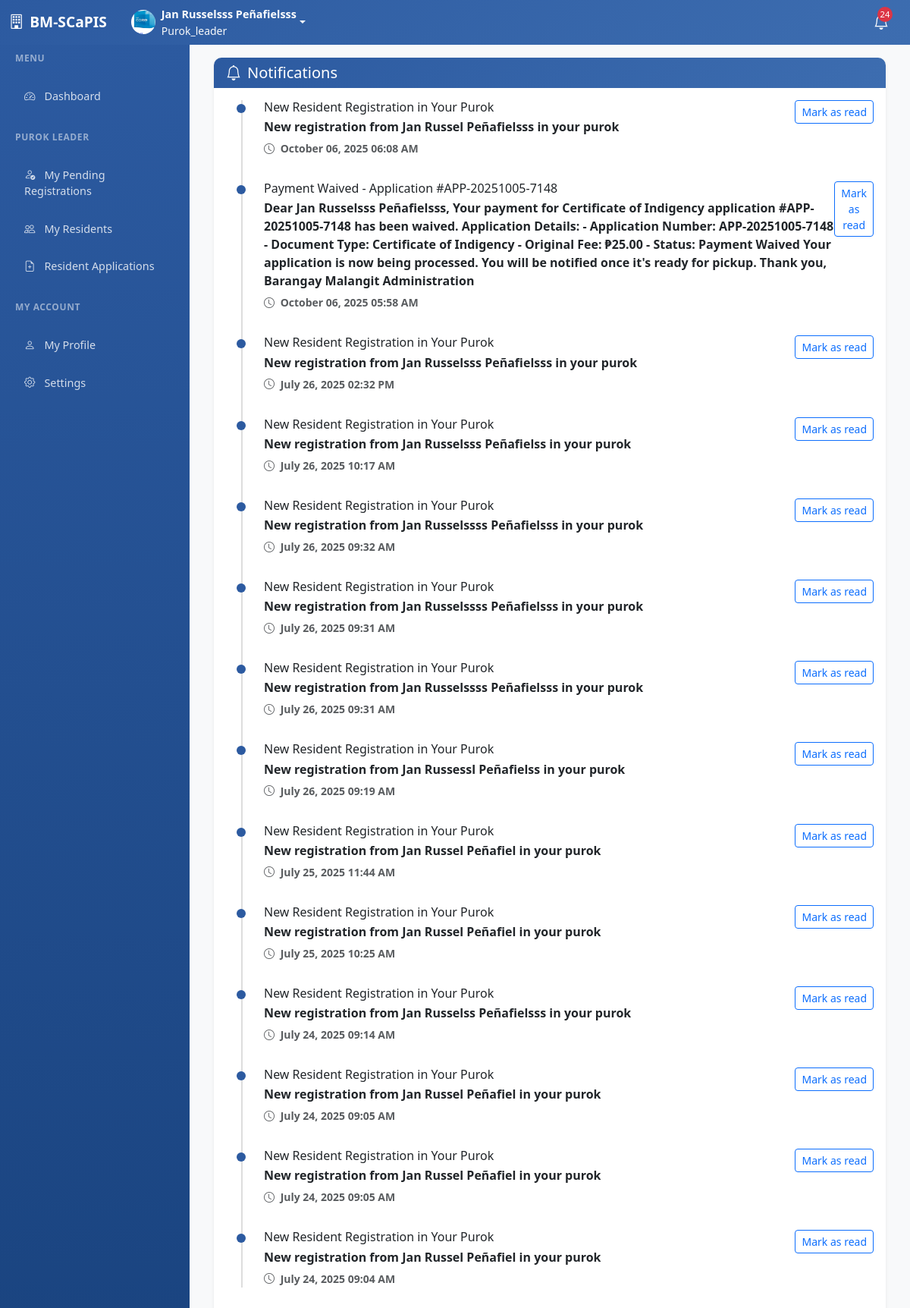
/notifications.php (signed in), run on the app's committed database.
### tables this page shows
CREATE TABLE `users` (
  `id` int(11) NOT NULL,
  `username` varchar(50) NOT NULL,
  `password` varchar(255) NOT NULL,
  `role` enum('resident','purok_leader','admin') NOT NULL,
  `status` enum('pending','approved','disapproved') DEFAULT 'pending',
  `first_name` varchar(100) NOT NULL,
  `middle_name` varchar(100) DEFAULT NULL,
  `last_name` varchar(100) NOT NULL,
  `suffix` varchar(20) DEFAULT NULL,
  `birthdate` date DEFAULT NULL,
  `age` int(11) DEFAULT NULL,
  `gender` enum('Male','Female','Other') NOT NULL,
  `civil_status` enum('Single','Married','Divorced','Widowed') NOT NULL,
  `contact_number` varchar(15) DEFAULT NULL,
  `email` varchar(100) DEFAULT NULL,
  `purok_id` int(11) DEFAULT NULL,
  `address` text DEFAULT NULL,
  `occupation` varchar(100) DEFAULT NULL,
  `monthly_income` decimal(10,2) DEFAULT NULL,
  `emergency_contact_name` varchar(100) DEFAULT NULL,
  `emergency_contact_number` varchar(15) DEFAULT NULL,
  `profile_picture` varchar(255) DEFAULT NULL,
  `valid_id_front` varchar(255) DEFAULT NULL,
  `valid_id_back` varchar(255) DEFAULT NULL,
  `purok_leader_approval` enum('pending','approved','disapproved') DEFAULT 'pending',
  `admin_approval` enum('pending','approved','disapproved') DEFAULT 'pending',
  `purok_leader_remarks` text DEFAULT NULL,
  `admin_remarks` text DEFAULT NULL,
  `approved_by_purok_leader` int(11) DEFAULT NULL,
  `approved_by_admin` int(11) DEFAULT NULL,
  `approved_at` timestamp NULL DEFAULT NULL,
  `sms_notifications` tinyint(1) DEFAULT 1,
  `email_notifications` tinyint(1) DEFAULT 1,
  `created_at` timestamp NOT NULL DEFAULT current_timestamp(),
  `updated_at` timestamp NOT NULL DEFAULT current_timestamp() ON UPDATE current_timestamp()
);

CREATE TABLE `system_notifications` (
  `id` int(11) NOT NULL,
  `type` varchar(50) NOT NULL,
  `title` varchar(200) NOT NULL,
  `message` text NOT NULL,
  `target_role` enum('admin','purok_leader','all') NOT NULL,
  `target_user_id` int(11) DEFAULT NULL,
  `is_read` tinyint(1) DEFAULT 0,
  `metadata` longtext DEFAULT NULL CHECK (json_valid(`metadata`)),
  `created_at` timestamp NOT NULL DEFAULT current_timestamp(),
  `read_at` timestamp NULL DEFAULT NULL
);

### config.php (called while the page is built, shortened)
<?php
try {
    $pdo = new PDO("mysql:host=" . DB_HOST . ";dbname=" . DB_NAME . ";charset=utf8mb4", DB_USERNAME, DB_PASSWORD);
    $pdo->setAttribute(PDO::ATTR_ERRMODE, PDO::ERRMODE_EXCEPTION);
    $pdo->setAttribute(PDO::ATTR_DEFAULT_FETCH_MODE, PDO::FETCH_ASSOC);
} catch(PDOException $e) {
    die("Database connection failed: " . $e->getMessage());
}
function isLoggedIn() {
    global $pdo;
    try {
        $stmt = $pdo->prepare("SELECT id FROM users WHERE id = ?");
        $stmt->execute([$_SESSION['user_id']]);
        return true;
    } catch (PDOException $e) {
        return false;
    }
}
function getCurrentUser() {
    global $pdo;
    if (!isLoggedIn()) {
        return null;
    }
    $stmt = $pdo->prepare("SELECT * FROM users WHERE id = ?");
    $stmt->execute([$_SESSION['user_id']]);
    return $stmt->fetch();
}
require_once 'sms_functions.php';
function getUnreadNotifications($userId = null, $role = null) {
    global $pdo;
    $sql = "SELECT * FROM system_notifications WHERE is_read = 0";
    $params = [];
    if ($userId) {
        $sql .= " AND (target_user_id = ? OR target_role = ? OR target_role = 'all')";
        $params = [$userId, $role];
    } elseif ($role) {
        $sql .= " AND (target_role = ? OR target_role = 'all')";
        $params = [$role];
    }
    $sql .= " ORDER BY created_at DESC";
    $stmt = $pdo->prepare($sql);
    $stmt->execute($params);
    return $stmt->fetchAll();
}
?>

### notifications.php (the view, shortened to what this page needs)
<?php
require_once 'config.php';
require_once 'header.php';
require_once 'sidebar.php';
$user_id = $_SESSION['user_id'];
$role = $_SESSION['role'];
$sql = "SELECT sn.*, u.first_name, u.last_name, DATE_FORMAT(sn.created_at, '%M %d, %Y %h:%i %p') as formatted_date
        FROM system_notifications sn
        LEFT JOIN users u ON u.id = sn.target_user_id
        WHERE (sn.target_role = ? OR sn.target_role = 'all'";
if ($role == 'resident') {
    $sql .= " OR sn.target_user_id = ?)";
    $params = [$role, $user_id];
} else {
    $sql .= ")";
    $params = [$role];
}
$sql .= " ORDER BY sn.created_at DESC";
$stmt = $pdo->prepare($sql);
$stmt->execute($params);
$notifications = $stmt->fetchAll(PDO::FETCH_ASSOC);
?>
<div class="content-wrapper">
    <div class="container-fluid">
        <div class="row">
            <div class="col-12">
                <div class="card fade-in">
                    <div class="card-header">
                        <h5 class="card-title mb-0">
                            <i class="bi bi-bell me-2"></i>Notifications
                        </h5>
                    </div>
                <div class="card-body">
                    <?php if (empty($notifications)): ?>
                        <div class="text-center py-5">
                            <i class="bi bi-bell-slash text-muted" style="font-size: 3rem;"></i>
                            <p class="mt-3 text-muted">No notifications found</p>
                        </div>
                    <?php else: ?>
                        <div class="timeline">
                            <?php foreach ($notifications as $notification): ?>
                                <div class="timeline-item <?php echo $notification['is_read'] ? 'text-muted' : 'fw-bold'; ?>">
                                    <div class="d-flex justify-content-between align-items-start">
                                        <div>
                                            <h6 class="mb-1"><?php echo htmlspecialchars($notification['title']); ?></h6>
                                            <p class="mb-1"><?php echo htmlspecialchars($notification['message']); ?></p>
                                            <small class="text-muted">
                                                <i class="bi bi-clock me-1"></i>
                                                <?php echo $notification['formatted_date']; ?>
                                            </small>
                                        </div>
                                        <?php if (!$notification['is_read']): ?>
                                            <button class="btn btn-sm btn-outline-primary mark-read"
                                                    data-notification-id="<?php echo $notification['id']; ?>">
                                                Mark as read
                                            </button>
                                        <?php endif; ?>
                                    </div>
                                </div>
                            <?php endforeach; ?>
                        </div>
                    <?php endif; ?>
                </div>
            </div>
        </div>
    </div>
</div>

### sidebar.php (shortened to what this page needs)
<?php
if (!isLoggedIn()) {
    ?>
    <nav class="navbar navbar-expand-lg navbar-dark fixed-top" style="background: linear-gradient(135deg, var(--primary-color), #3d6db0);">
        <div class="container">
            <a class="navbar-brand" href="index.php">
                <i class="bi bi-building me-2"></i><?php echo SYSTEM_NAME; ?>
            </a>
            <button class="navbar-toggler" type="button" data-bs-toggle="collapse" data-bs-target="#navbarNav">
                <span class="navbar-toggler-icon"></span>
            </button>
            <div class="collapse navbar-collapse" id="navbarNav">
                <ul class="navbar-nav ms-auto">
                    <li class="nav-item">
                        <a class="nav-link" href="index.php">
                            <i class="bi bi-house me-2"></i>Home
                        </a>
                    </li>
                    <li class="nav-item">
                        <a class="nav-link" href="about.php">
                            <i class="bi bi-info-circle me-2"></i>About
                        </a>
                    </li>
                    <li class="nav-item">
                        <a class="nav-link" href="services.php">
                            <i class="bi bi-list-ul me-2"></i>Services
                        </a>
                    </li>
                    <li class="nav-item">
                        <a class="nav-link" href="contact.php">
                            <i class="bi bi-telephone me-2"></i>Contact
                        </a>
                    </li>
                    <li class="nav-item">
                        <a class="nav-link" href="login.php">
                            <i class="bi bi-box-arrow-in-right me-2"></i>Login
                        </a>
                    </li>
                    <li class="nav-item">
                        <a class="btn btn-outline-light ms-2" href="register.php">
                            <i class="bi bi-person-plus me-2"></i>Register
                        </a>
                    </li>
                </ul>
            </div>
        </div>
    </nav>
    <?php
} else {
    $currentUser = getCurrentUser();
    $unreadNotifications = getUnreadNotifications($_SESSION['user_id'], $_SESSION['role']);
    $notificationCount = count($unreadNotifications);
    ?>
    <nav class="navbar navbar-expand-lg navbar-dark fixed-top" style="background: linear-gradient(135deg, var(--primary-color), #3d6db0);">
        <div class="container-fluid">
            <a class="navbar-brand" href="dashboard.php">
                <i class="bi bi-building me-2"></i><?php echo SYSTEM_NAME; ?>
            </a>
            <div class="dropdown ms-3">
                <a class="nav-link dropdown-toggle text-white d-flex align-items-center" href="#" data-bs-toggle="dropdown">
                    <div class="me-2">
                        <?php if ($currentUser['profile_picture']): ?>
                            <img src="uploads/profiles/<?php echo htmlspecialchars($currentUser['profile_picture']); ?>"
                                 alt="Profile" class="rounded-circle" width="32" height="32">
                        <?php endif; ?>
                    </div>
                    <div class="d-none d-md-block">
                        <div class="fw-bold" style="font-size: 0.9rem;">
                            <?php echo htmlspecialchars($currentUser['first_name'] . ' ' . $currentUser['last_name']); ?>
                        </div>
                        <div class="small text-light">
                            <?php echo ucfirst($currentUser['role']); ?>
                        </div>
                    </div>
                </a>
            </div>
            <div class="d-flex align-items-center ms-auto">
                <div class="dropdown me-3">
                    <a class="nav-link position-relative text-white" href="#" data-bs-toggle="dropdown">
                        <i class="bi bi-bell fs-5"></i>
                        <?php if ($notificationCount > 0): ?>
                            <span class="notification-badge"><?php echo min($notificationCount, 99); ?></span>
                        <?php endif; ?>
                    </a>
                </div>
            </div>
        </div>
    </nav>
    <div class="sidebar" id="sidebar">
        <div class="sidebar-inner">
                <div class="nav-section">
                    <div class="nav-section-title">MENU</div>
                    <ul class="nav flex-column">
                        <li class="nav-item">
                            <a class="nav-link <?php echo basename($_SERVER['PHP_SELF']) === 'dashboard.php' ? 'active' : ''; ?>"
                               href="dashboard.php">
                                <i class="bi bi-speedometer2"></i>Dashboard
                            </a>
                        </li>
                    </ul>
                </div>
                <?php if ($_SESSION['role'] === 'resident'): ?>
                <div class="nav-section">
                    <div class="nav-section-title">DOCUMENTS</div>
                    <ul class="nav flex-column">
                        <li class="nav-item">
                            <a class="nav-link <?php echo basename($_SERVER['PHP_SELF']) === 'apply.php' ? 'active' : ''; ?>"
                               href="apply.php">
                                <i class="bi bi-file-earmark-plus"></i>Apply for Document
                            </a>
                        </li>
                    </ul>
                </div>
                <div class="nav-section">
                    <div class="nav-section-title">MY ACCOUNT</div>
                    <ul class="nav flex-column">
                        <li class="nav-item">
                            <a class="nav-link <?php echo basename($_SERVER['PHP_SELF']) === 'profile.php' ? 'active' : ''; ?>"
                               href="profile.php">
                                <i class="bi bi-person"></i>My Profile
                            </a>
                        </li>
                        <li class="nav-item">
                            <a class="nav-link <?php echo basename($_SERVER['PHP_SELF']) === 'settings.php' ? 'active' : ''; ?>"
                               href="settings.php">
                                <i class="bi bi-gear"></i>Settings
                            </a>
                        </li>
                    </ul>
                </div>
                <?php elseif ($_SESSION['role'] === 'purok_leader'): ?>
                <div class="nav-section">
                    <div class="nav-section-title">PUROK LEADER</div>
                    <ul class="nav flex-column">
                        <li class="nav-item">
                            <a class="nav-link <?php echo basename($_SERVER['PHP_SELF']) === 'my_pending_registration.php' ? 'active' : ''; ?>"
                               href="my_pending_registration.php">
                                <i class="bi bi-person-check"></i>My Pending Registrations
                            </a>
                        </li>
                        <li class="nav-item">
                            <a class="nav-link <?php echo basename($_SERVER['PHP_SELF']) === 'my_residents.php' ? 'active' : ''; ?>"
                               href="my_residents.php">
                                <i class="bi bi-people"></i>My Residents
                            </a>
                        </li>
                        <li class="nav-item">
                            <a class="nav-link <?php echo basename($_SERVER['PHP_SELF']) === 'my_resident_application.php' ? 'active' : ''; ?>"
                               href="my_resident_application.php">
                                <i class="bi bi-file-earmark-plus"></i>Resident Applications
                            </a>
                        </li>
                    </ul>
                </div>
                <div class="nav-section">
                    <div class="nav-section-title">MY ACCOUNT</div>
                    <ul class="nav flex-column">
                        <li class="nav-item">
                            <a class="nav-link <?php echo basename($_SERVER['PHP_SELF']) === 'profile.php' ? 'active' : ''; ?>"
                               href="profile.php">
                                <i class="bi bi-person"></i>My Profile
                            </a>
                        </li>
                        <li class="nav-item">
                            <a class="nav-link <?php echo basename($_SERVER['PHP_SELF']) === 'settings.php' ? 'active' : ''; ?>"
                               href="settings.php">
                                <i class="bi bi-gear"></i>Settings
                            </a>
                        </li>
                    </ul>
                </div>
                <?php endif; ?>
            </div>
        </div>
    <?php
}
?>

### data on the page
users: profile_picture (picture), first_name+last_name "Jan Russelsss Peñafielsss", role "Purok_leader"
system_notifications: title "New Resident Registration in Your Purok", message "New registration from Jan Russel Peñafielsss in your purok", formatted_date "October 06, 2025 06:08 AM"
system_notifications: title "Payment Waived - Application #APP-20251005-7148", message "Dear Jan Russelsss Peñafielsss, Your payment for Certificate of Indigency application #APP-20251005-7148 has been waived. Application Details: - Application Number: APP-20251005-7148 - Document Type: Certificate of Indigency - Original Fee: ₱25.00 - Status: Payment Waived Your application is now being processed. You will be notified once it's ready for pickup. Thank you, Barangay Malangit Administration", formatted_date "October 06, 2025 05:58 AM"
system_notifications: title "New Resident Registration in Your Purok", message "New registration from Jan Russelsss Peñafielsss in your purok", formatted_date "July 26, 2025 02:32 PM"
system_notifications: title "New Resident Registration in Your Purok", message "New registration from Jan Russelsss Peñafielss in your purok", formatted_date "July 26, 2025 10:17 AM"
system_notifications: title "New Resident Registration in Your Purok", message "New registration from Jan Russelssss Peñafielsss in your purok", formatted_date "July 26, 2025 09:32 AM"
system_notifications: title "New Resident Registration in Your Purok", message "New registration from Jan Russelssss Peñafielsss in your purok", formatted_date "July 26, 2025 09:31 AM"
system_notifications: title "New Resident Registration in Your Purok", message "New registration from Jan Russelssss Peñafielsss in your purok", formatted_date "July 26, 2025 09:31 AM"
system_notifications: title "New Resident Registration in Your Purok", message "New registration from Jan Russessl Peñafielss in your purok", formatted_date "July 26, 2025 09:19 AM"
system_notifications: title "New Resident Registration in Your Purok", message "New registration from Jan Russel Peñafiel in your purok", formatted_date "July 25, 2025 11:44 AM"
system_notifications: title "New Resident Registration in Your Purok", message "New registration from Jan Russel Peñafiel in your purok", formatted_date "July 25, 2025 10:25 AM"
system_notifications: title "New Resident Registration in Your Purok", message "New registration from Jan Russelss Peñafielsss in your purok", formatted_date "July 24, 2025 09:14 AM"
system_notifications: title "New Resident Registration in Your Purok", message "New registration from Jan Russel Peñafiel in your purok", formatted_date "July 24, 2025 09:05 AM"
system_notifications: title "New Resident Registration in Your Purok", message "New registration from Jan Russel Peñafiel in your purok", formatted_date "July 24, 2025 09:05 AM"
system_notifications: title "New Resident Registration in Your Purok", message "New registration from Jan Russel Peñafiel in your purok", formatted_date "July 24, 2025 09:04 AM"

### other printed values
SYSTEM_NAME "BM-SCaPIS"
min($notificationCount, 99) "24"
